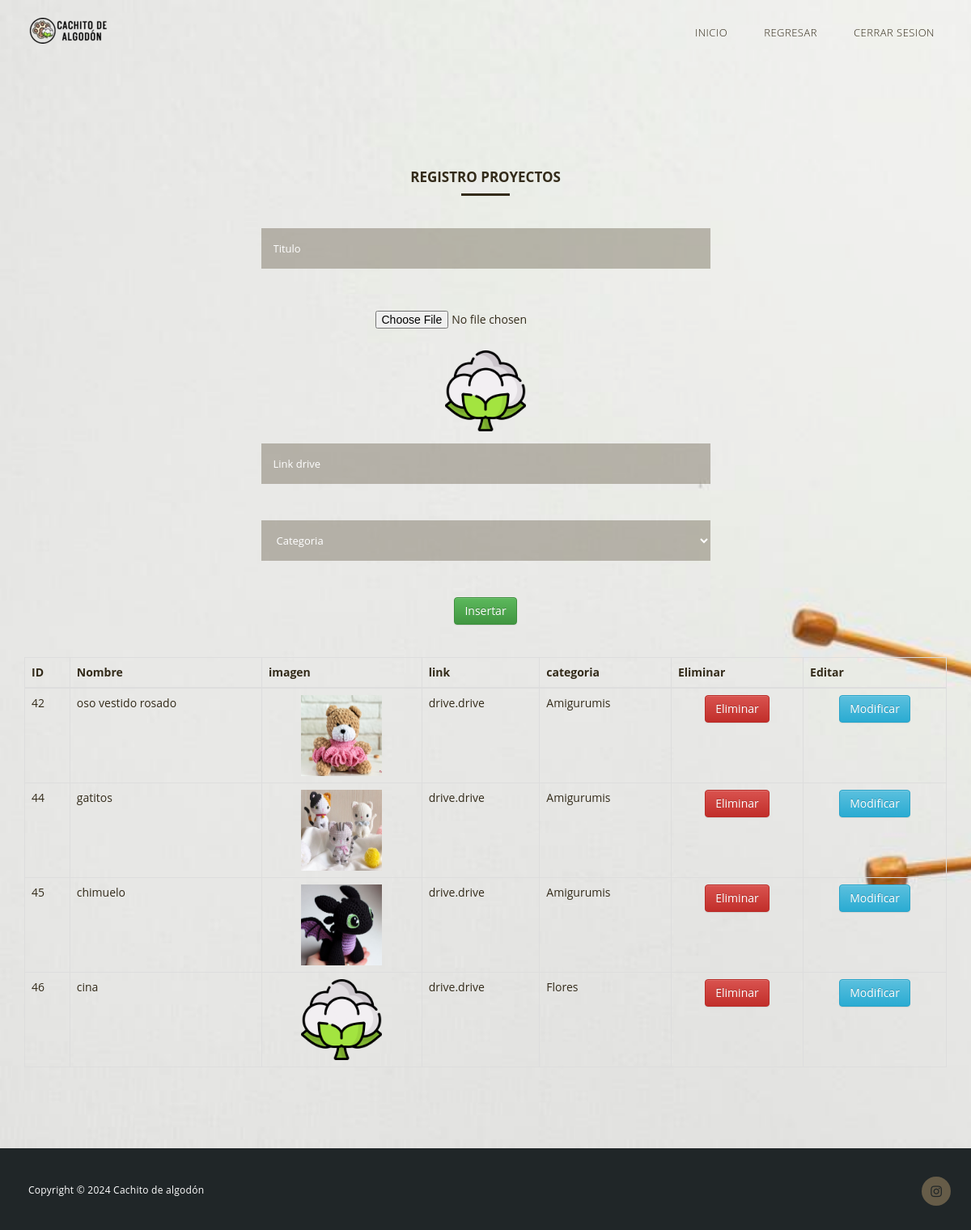
Page /registro_proyecto.php on the committed database.
### tables this page shows
CREATE TABLE `patrones` (
  `id_patron` bigint(20) NOT NULL,
  `nombre_patron` varchar(200) NOT NULL,
  `imagen` varchar(200) NOT NULL,
  `link_drive` varchar(200) NOT NULL,
  `cat` varchar(200) NOT NULL
);

### database/conexion_bd.php (called while the page is built, shortened)
<?php
class BD_PDO
{
	public function getConection ()
	{
		try {
			    $conexion = new PDO("mysql:host=".DB_SERVER.";dbname=".DB_NAME.";",DB_USER,DB_PASS);
		}
		catch(PDOException $e)
		{
	         echo "Failed to get DB handle: " . $e->getMessage();
	         exit;
	    }
	    return $conexion;
	}
	public function Ejecutar_Instruccion($consulta_sql)
	{
		$conexion = $this->getConection();
        $rows = array();
		$query=$conexion->prepare($consulta_sql);
		if(!$query)
		{
         	return "Error al mostrar";
        }
		else
		{
        	$query->execute();
        	while ($result = $query->fetch())
			{
            	$rows[] = $result;
          	}
            return $rows;
        }
	}
}
?>

### registro_proyecto.php (the view, shortened to what this page needs)
<!DOCTYPE html>
<html>
    <head>
        <link rel="stylesheet" href="css/bootstrap.min.css">
        <link rel="stylesheet" href="css/bootstrap-theme.min.css">
        <link rel="stylesheet" href="css/fontAwesome.css">
        <link rel="stylesheet" href="css/hero-slider.css">
        <link rel="stylesheet" href="css/tooplate-style.css">
    </head>
<body>
    <?php
    require 'database/conexion_bd.php';
    $obj = new BD_PDO();
    $tblpatrones = $obj->Ejecutar_Instruccion("SELECT * from patrones ");
    if(isset($_POST['botonbuscar']))
    {
        $buscar = $_POST['idbuscar'];
        $result = $obj->Ejecutar_Instruccion("Select * from patrones where nombre like '%$buscar%'");
    }
    else
    {
        $result=$obj->Ejecutar_Instruccion("Select * from patrones");
    }
?>
    <div class="header">
        <div class="container">
            <nav class="navbar navbar-inverse" role="navigation">
                <div class="navbar-header">
                    <a href="#" class="navbar-brand scroll-top">
                        <div class="logo"></div>
                    </a>
                </div>
                <div id="main-nav" class="collapse navbar-collapse">
                    <ul class="nav navbar-nav">
                        <li><a href="index.php">Inicio</a></li>
                        <li><a href="admin.html">Regresar</a></li>
                        <li><a href="login.php" class="scroll-top">Cerrar sesion</a></li>
                    </ul>
                </div>
            </nav>
        </div>
    </div>
    <section class="cd-hero">
        <div id="login">
                    <div class="container">
                        <div class="row">
                          <div id="form-login" class="col-md-6 col-md-offset-3">
                            <div class="section-heading">
                              <h4>Registro Proyectos</h4>
                              <div class="line-dec"></div>
                              <br>
                              <br>
                            </div>
                            <form action="registro_proyecto.php" method="post" id="formularioinsertar" name="formularioinsertar" enctype="multipart/form-data">                            <div class="form-group">
                            <div class="form-group">
                                <input name="nombre_patron" id="nombre_patron" value="<?php echo @$pat_mod[0][1]; ?>"  type="text" class="form-login" placeholder="Titulo" required>
                              </div>
                              <div class="form-group" align="center">
                                <input type="file" class="btn"  name="imagen" id="imagen" placeholder="Selecciona imagen">
                                <input type="hidden" name="imagen_actual" value="<?php echo @$pat_mod[0][2]; ?>"  ><br>
                                <img src="<?php echo (isset($pat_mod) ? @$pat_mod[0][2] : "img/cotton.png"); ?>"  height="100px" width="100px" >
			                 </div>
                              <div class="form-group">
                                <input name="link_drive" id="link_drive" value="<?php echo @$pat_mod[0][3]; ?>" type="text" class="form-login" placeholder="Link drive"  required>
                              </div>
                              <div class="form-group">
                              <select class="form-login" id="cat" class="email-bt" name="cat" placeholder="Selecciona categoria">
                                <option disabled selected>Categoria</option>
                            </select>
                              </div>
                              <div class="col-md-12">
                                <fieldset>
                                  <div class="text-content white-button " style="text-align: center;">
                                  <input type="submit" name="botoninsertar" class="btn btn-success" id="botoninsertar"  value="<?php echo isset($_GET['id_patron']) ? 'Modificar' : 'Insertar'; ?>">
                                  </div>
                                </fieldset>
                              </div>
                            </form>
                          </div>
                        </div>
                      </div>
                      <br>
                      <br>
    <div class="table-responsive-lg">
    <table class="table table-hover table-bordered" id="myTable">
    <thead>
        <tr>
            <th>ID</th>
            <th>Nombre</th>
            <th>imagen</th>
            <th>link</th>
            <th>categoria</th>
            <th>Eliminar</th>
            <th>Editar</th>
        </tr>
    </thead>
            <tbody>
    <?php foreach ($result as $row) { ?>
                <tr>
                <td><?php echo $row[0]; ?></td>
                <td><?php echo $row[1]; ?></td>
                <td  align="center"><img height="100px" width="100px" src="<?php echo $row [2];?>" ></td>
                <td><?php echo $row[3]; ?></td>
                <td><?php echo $row[4]; ?></td>
                <td align="center">
                <input  type="button" name="botoneliminar" id="botonliminar" class="btn btn-danger" value="Eliminar"
                onclick="javascript: eliminar('<?php echo $row[0]; ?>');">
                </td>
                <td align="center">
                <input type="button" name="botonmodificar" id="botonmodificar" class="btn btn-info" value="Modificar"
                onclick="javascript: modificar('<?php echo $row[0]; ?>');">
                </td>
                </tr>
               <?php } ?>
    </tbody>
    </table>
    </div>
        </div>
    </section>
    <footer>
        <div class="container">
            <div class="row">
                <div class="col-md-6">
                    <div class="copyright-text">
                        <p>Copyright &copy; 2024 Cachito de algodón
                    </div>
                </div>
                <div class="col-md-6">
                    <div class="social-icons">
                        <ul>
                            <li>
                                <a href="#"><i class="fa fa-instagram"></i></a>
                            </li>
                        </ul>
                    </div>
                </div>
            </div>
        </div>
    </footer>
</body>
</html>

### css/hero-slider.css (style rules this page uses)
*, *::after, *::before { -webkit-box-sizing: border-box; -moz-box-sizing: border-box; box-sizing: border-box; }
html { font-size: 62.5%; }
body { font-family: "Open Sans", sans-serif; color: #2c343b; background-color: #f2f2f2; }
a { color: #d44457; text-decoration: none; }
img { max-width: 100%; }
.cd-hero { position: relative; -webkit-font-smoothing: antialiased; -moz-osx-font-smoothing: grayscale; }

### css/tooplate-style.css (style rules this page uses)
* { margin: 0; padding: 0; font-family: 'Open Sans', arial, sans-serif; }
ul { list-style: none; }
p { color: #5a5a5a; font-size: 13px; letter-spacing: 0.25px; line-height: 24px; }
.section-heading h4 { text-align: center; font-size: 17px; text-transform: uppercase; font-weight: 700; color: #332B1A; }
.section-heading .line-dec { width: 60px; height: 3px; background-color: #332B1A; margin: 0 auto; }
.header { position: fixed; top: 0; left: 0; width: 100%; padding: 0; z-index: 10000; transition: all 0.2s ease-in-out; height: 80px; background-color:transparent; text-align: center; line-height: 40px; }
.navbar-inverse .navbar-brand, .navbar-inverse .navbar-nav>li>a { text-shadow: none; }
.navbar-brand { line-height: 80px; padding: 0px; }
.navbar-nav>li>a { color: #332B1A!important; font-size: 13px; font-weight: 300; text-transform: uppercase; text-shadow: none; line-height: 80px; padding: 0px; letter-spacing: 0.5px; }
.navbar-nav>li { margin-left: 45px; }
.navbar-brand .logo { margin-top: 22px; background-image: url(../img/banner_sin_largo.png); display: inline-block; width: 125px; height: 32px; background-repeat: no-repeat; }
#main-nav { background-color: transparent; background-image: none!important; }
.header .navbar-brand { font-weight: 900; }
.navbar-inverse { background-image: none; background-color: transparent; }
.header .navbar { margin: 0; border: none; }
@media (min-width: 768px) { .header .navbar-brand { padding-left: 0; } }
@media (min-width: 768px) { .navbar-nav { float: right; } }
#login { background-image: url(../img/BANNER1.jpg); width: 100%; background-size: cover; background-repeat: no-repeat; padding: 80px 0px; padding-top: 200px; color: #332B1A; }
.form-login { border-radius: 0px; padding-left: 15px; font-size: 13px; color: #fff; background-color: #665c4867; outline: none; border: none; box-shadow: none; line-height: 50px; height: 50px; width: 100%; margin-bottom: 30px; }
#form-login ::placeholder { color: #fff; }
footer { background-color: #202628; padding: 20px; }
footer p { font-size: 12px; color: #fff; margin-bottom: 0px; margin-top: 20px; }
footer ul { margin-top: 15px; float: right; }
footer ul li { display: inline-block; margin-left: 5px; }
footer ul li a { font-size: 16px; width: 36px; height: 36px; line-height: 36px; text-align: center; display: inline-block; background-color: #665C48; color: #202628; border-radius: 50%; }
body:after { content: url(../img/close.png) url(../img/loading.gif) url(../img/prev.png) url(../img/next.png); display: none; }

### rows in the picture
patrones: id_patron "42", nombre_patron "oso vestido rosado", imagen (picture), link_drive "drive.drive", cat "Amigurumis"
patrones: id_patron "44", nombre_patron "gatitos", imagen (picture), link_drive "drive.drive", cat "Amigurumis"
patrones: id_patron "45", nombre_patron "chimuelo", imagen (picture), link_drive "drive.drive", cat "Amigurumis"
patrones: id_patron "46", nombre_patron "cina", imagen (picture), link_drive "drive.drive", cat "Flores"
